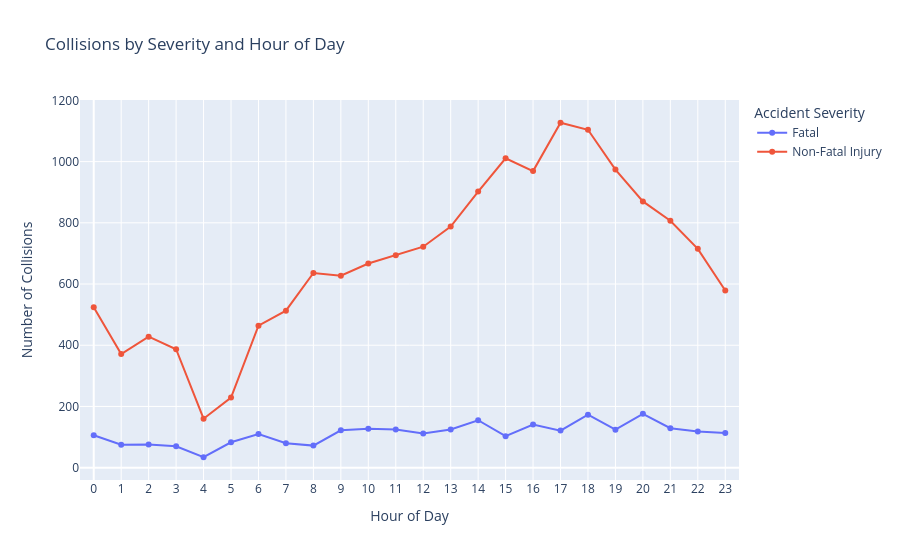

Notebook code for this chart:
### Code cell
import plotly.express as px

fig = px.line(
    hourly_severity,    # Use the aggregated data
    x='HOUR',           # X-axis is the hour of the day
    y='COUNT',          # Y-axis is the count of collisions
    color='ACCLASS',    # Different lines for each accident severity
    markers=True,       # Show markers on the lines
    title='Collisions by Severity and Hour of Day',     # Title of the plot
    labels={                # Axis labels
        'HOUR': 'Hour of Day',
        'COUNT': 'Number of Collisions',
        'ACCLASS': 'Accident Severity'
    }
)

fig.update_layout(          
    xaxis=dict(tickmode='linear',   # Show every hour on the x-axis
               range=[-0.5,23.5]    # Set x-axis range to show all hours from 0 to 23. -0.5 and 23.5 to ensure markers at the edges are visible
               ),
    hovermode='x unified'           # Show all hover info for a given x-value together
)

fig.show()

### Figure 1 — Plotly figure (JSON) as saved in the notebook; plotly's stock layout.template omitted (floating-point values rounded to 4 significant figures)
{"data": [{"hovertemplate": "Accident Severity=Fatal<br>Hour of Day=%{x}<br>Number of Collisions=%{y}<extra></extra>", "legendgroup": "Fatal", "line": {"color": "#636efa", "dash": "solid"}, "marker": {"symbol": "circle"}, "mode": "lines+markers", "name": "Fatal", "orientation": "v", "showlegend": true, "type": "scatter", "x": [0, 1, 2, 3, 4, 5, 6, 7, 8, 9, 10, 11, 12, 13, 14, 15, 16, 17, 18, 19, 20, 21, 22, 23], "xaxis": "x", "y": [106, 75, 76, 70, 34, 83, 110, 80, 72, 122, 127, 125, 112, 125, 155, 103, 141, 121, 173, 124, 176, 129, 118, 113], "yaxis": "y"}, {"hovertemplate": "Accident Severity=Non-Fatal Injury<br>Hour of Day=%{x}<br>Number of Collisions=%{y}<extra></extra>", "legendgroup": "Non-Fatal Injury", "line": {"color": "#EF553B", "dash": "solid"}, "marker": {"symbol": "circle"}, "mode": "lines+markers", "name": "Non-Fatal Injury", "orientation": "v", "showlegend": true, "type": "scatter", "x": [0, 1, 2, 3, 4, 5, 6, 7, 8, 9, 10, 11, 12, 13, 14, 15, 16, 17, 18, 19, 20, 21, 22, 23], "xaxis": "x", "y": [524, 371, 428, 387, 160, 229, 464, 513, 636, 627, 667, 694, 722, 788, 902, 1011, 969, 1127, 1104, 974, 870, 807, 715, 579], "yaxis": "y"}], "layout": {"hovermode": "x unified", "legend": {"title": {"text": "Accident Severity"}, "tracegroupgap": 0}, "title": {"text": "Collisions by Severity and Hour of Day"}, "xaxis": {"anchor": "y", "domain": [0, 1], "range": [-0.5, 23.5], "tickmode": "linear", "title": {"text": "Hour of Day"}}, "yaxis": {"anchor": "x", "domain": [0, 1], "title": {"text": "Number of Collisions"}}}}
